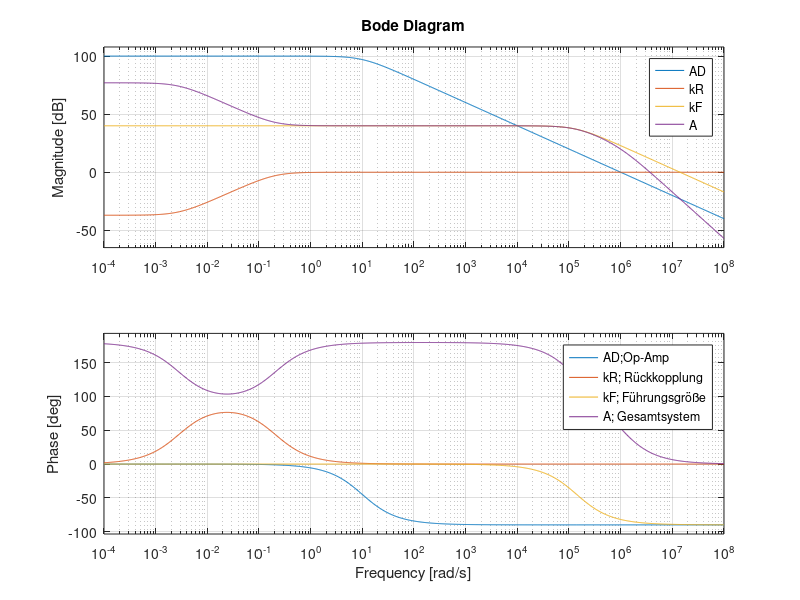

MATLAB code to generate this figure:
%

clear;
%close all;
clc;

R = 1E+2;
C = 1E-9;
%C = 0;

%Diode von Vishay VBPW34
RD  = 5E+9;
CD = 70E-9;
%SD = 0.1E-3; %
SD = 1;%A/lux Beleuchtungsstärke

v0 = 100E+3;
w0 = 10;

AD = tf(v0,[1/w0 1]) %Op-Amp 
kR = tf([RD*CD , 1],[ CD*(R+RD), 1+CD/C]) %Rückkopplung
kF = SD*tf(1 , [C+CD , 1/R+1/RD]) %Führungsgröße

A = -(kF*AD)/(1+kR*AD)

bode(AD,kR,kF,A);
grid on;
legend('AD;Op-Amp','kR; Rückkopplung','kF; Führungsgröße','A; Gesamtsystem');
